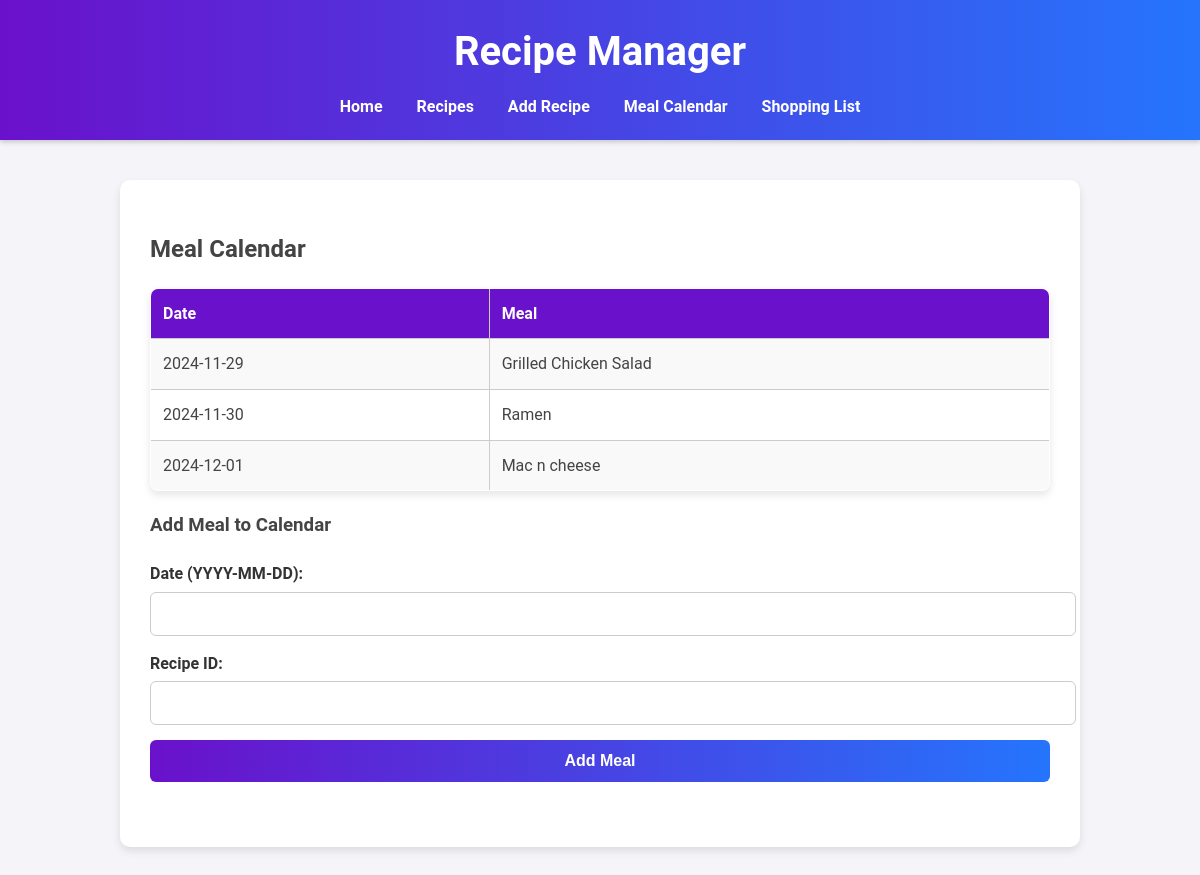
Before: /meal_calendar with the older database file.
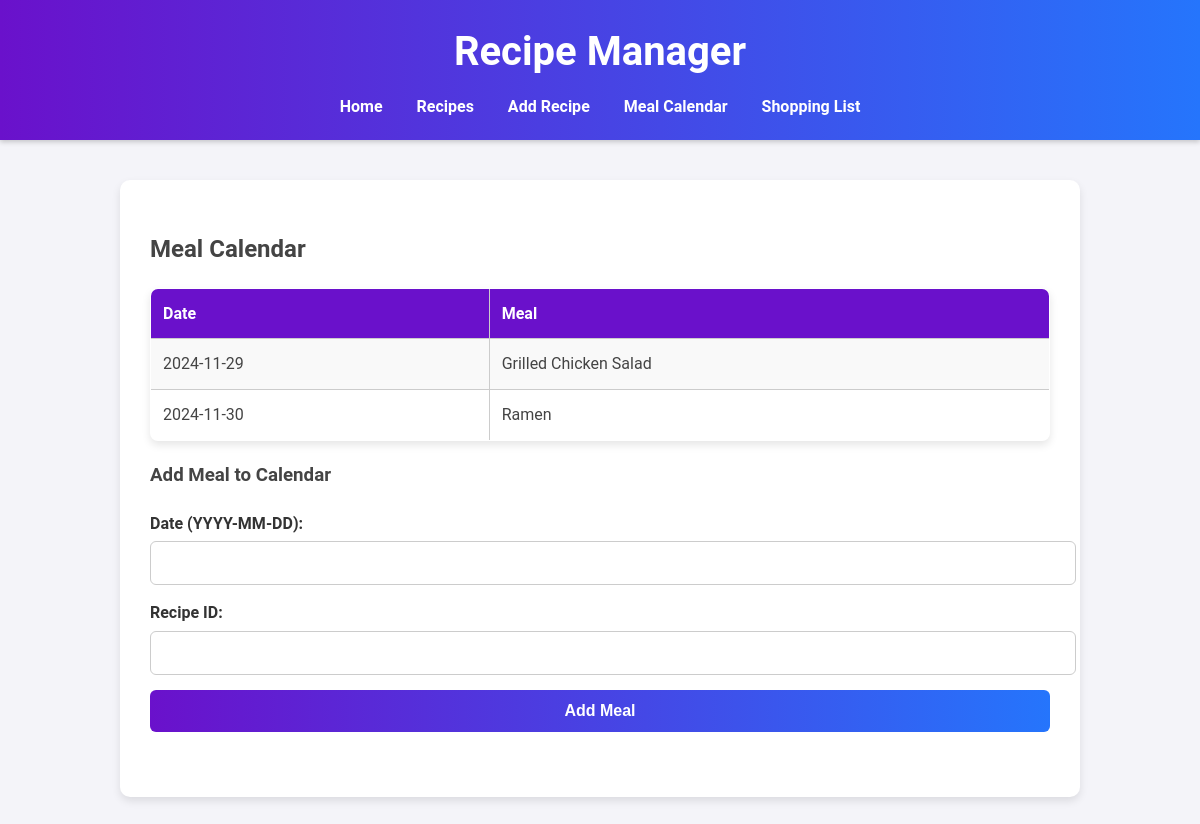
After: the same page with the newer database file.
### app/models.py (models this page shows)
class MealPlan(db.Model):
    id = db.Column(db.Integer, primary_key=True)
    date = db.Column(db.String(10), nullable=False)  # Format: YYYY-MM-DD
    recipe_id = db.Column(db.Integer, db.ForeignKey('recipe.id'), nullable=False)
    recipe = db.relationship('Recipe', backref='meal_plans')

class Recipe(db.Model):
    id = db.Column(db.Integer, primary_key=True)
    name = db.Column(db.String(100), nullable=False)
    ingredients = db.Column(db.Text, nullable=False)  # JSON string for ingredient details
    instructions = db.Column(db.Text, nullable=False)
    category = db.Column(db.String(50))

### app/routes.py (the view)
@main.route('/meal_calendar')
def meal_calendar():
    meals = MealPlan.query.all()
    return render_template('meal_calendar.html', meals=meals)

### app/templates/meal_calendar.html (shortened to what this page needs)
{% extends "base.html" %}
{% block content %}
<h2>Meal Calendar</h2>
<table border="1">
    <tr>
        <th>Date</th>
        <th>Meal</th>
    </tr>
    {% for meal in meals %}
    <tr>
        <td>{{ meal.date }}</td>
        <td>{{ meal.recipe.name }}</td>
    </tr>
    {% endfor %}
</table>
<h3>Add Meal to Calendar</h3>
<form action="{{ url_for('main.add_meal') }}" method="POST">
    <label for="date">Date (YYYY-MM-DD):</label>
    <input type="text" name="date" required><br>
    <label for="recipe_id">Recipe ID:</label>
    <input type="number" name="recipe_id" required><br>
    <button type="submit">Add Meal</button>
</form>
{% endblock %}

### app/templates/base.html (shortened to what this page needs)
<!DOCTYPE html>
<html lang="en">
<head>
    <link rel="stylesheet" href="{{ url_for('static', filename='styles.css') }}">
</head>
<body>
    <header>
        <h1>Recipe Manager</h1>
        <nav>
            <a href="{{ url_for('main.home') }}">Home</a>
            <a href="{{ url_for('main.list_recipes') }}">Recipes</a>
            <a href="{{ url_for('main.add_recipe') }}">Add Recipe</a>
            <a href="{{ url_for('main.meal_calendar') }}">Meal Calendar</a>
            <a href="{{ url_for('main.shopping_list') }}">Shopping List</a>
        </nav>
    </header>
    <main>
        {% block content %}{% endblock %}
    </main>
</body>
</html>

### app/static/styles.css (style rules this page uses)
body { font-family: 'Roboto', Arial, sans-serif; line-height: 1.6; margin: 0; padding: 0; background-color: #f4f4f9; color: #444; }
header { background: linear-gradient(to right, #6a11cb, #2575fc); color: #fff; padding: 20px 10px; text-align: center; box-shadow: 0 2px 5px rgba(0, 0, 0, 0.2); }
header h1 { margin: 0; font-size: 2.5rem; }
nav { margin-top: 10px; }
nav a { color: #fff; text-decoration: none; margin: 0 15px; font-weight: bold; transition: color 0.3s; }
main { padding: 30px; max-width: 900px; margin: 40px auto; background: #fff; border-radius: 10px; box-shadow: 0 4px 8px rgba(0, 0, 0, 0.1); }
form { margin: 20px 0; }
form label { display: block; margin-bottom: 5px; font-weight: bold; color: #333; }
form input, form textarea, form button { width: 100%; padding: 12px; margin-bottom: 15px; border: 1px solid #ccc; border-radius: 6px; font-size: 16px; }
form button { background: linear-gradient(to right, #6a11cb, #2575fc); color: #fff; cursor: pointer; font-size: 16px; font-weight: bold; border: none; transition: background 0.3s; }
table { width: 100%; border-collapse: collapse; margin: 20px 0; border-radius: 8px; overflow: hidden; box-shadow: 0 4px 8px rgba(0, 0, 0, 0.1); }
table th, table td { border: 1px solid #ccc; padding: 12px; text-align: left; }
table th { background: #6a11cb; color: #fff; font-weight: bold; }
table tr:nth-child(even) { background: #f9f9f9; }

Changed rows visible on the page:
removed MealPlan: date "2024-12-01", recipe.name "Mac n cheese"
